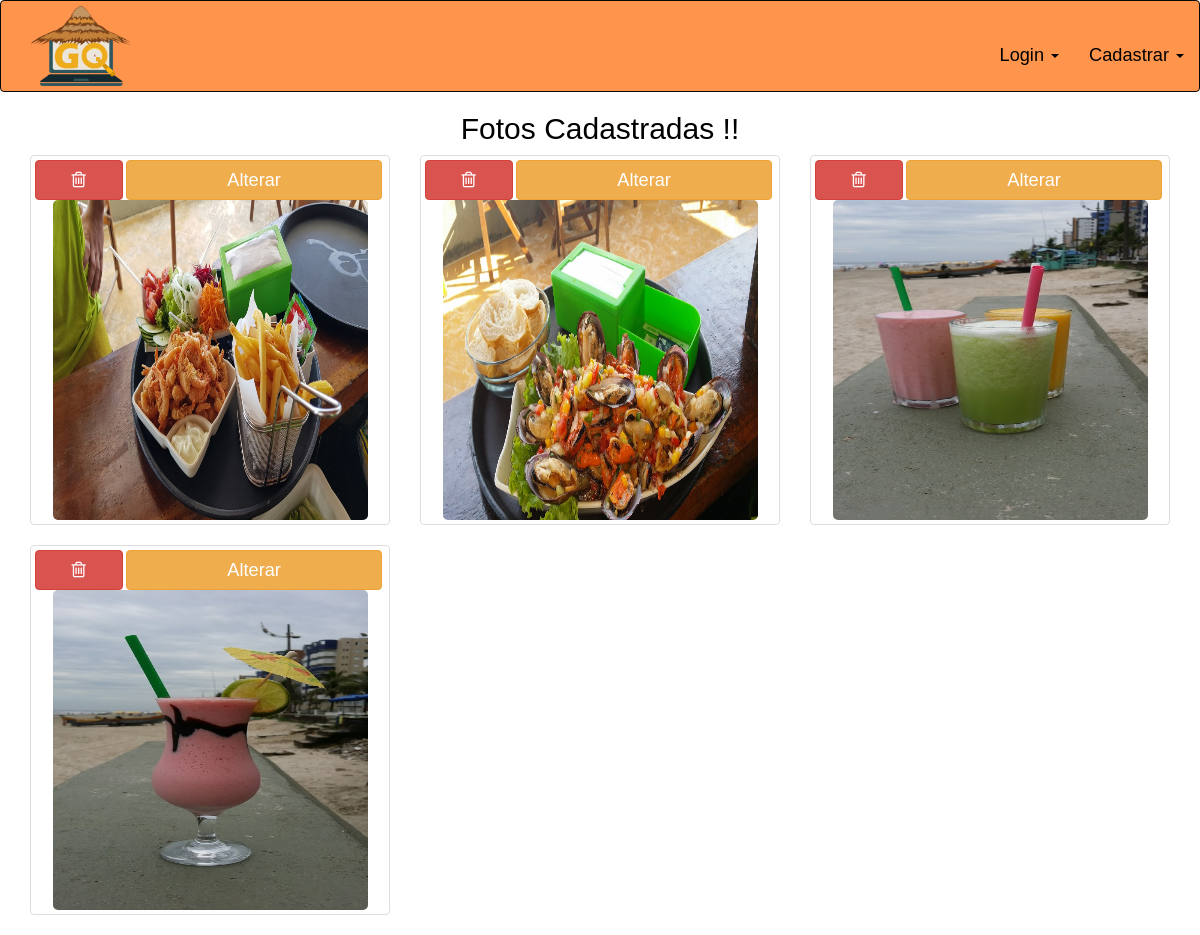
The page /visualizarFotos.php?id=5 on the database its author committed.
### tables this page shows
CREATE TABLE IF NOT EXISTS `imagem` (
  `cd_imagem` int(5) NOT NULL AUTO_INCREMENT,
  `img_url` varchar(45) DEFAULT NULL,
  `id_quiosque` int(5) DEFAULT NULL,
  PRIMARY KEY (`cd_imagem`),
  KEY `id_quiosque` (`id_quiosque`)
);

### visualizarFotos.php (the view, shortened to what this page needs)
<?php
    $codigo = $_SESSION['codigo'];
    $id = $_GET['id'];
    include "conexao.php";
?>
<!DOCTYPE html>
<html>
    <head>
        <link rel="stylesheet" href="https://maxcdn.bootstrapcdn.com/bootstrap/3.3.7/css/bootstrap.min.css">
    	<link rel="stylesheet" href="https://cdnjs.cloudflare.com/ajax/libs/animate.css/3.5.2/animate.min.css">
    	<link href="//maxcdn.bootstrapcdn.com/font-awesome/4.7.0/css/font-awesome.min.css" rel="stylesheet">
    	<link rel="stylesheet" href="css/estilo.css">
    </head>
    <body>
        <header>
			<?php
    			if($codigo == ""){
    				include "headerDeslogado.php";
    			}
	    	?>
		</header>
		<center><h2>Fotos Cadastradas !!</h2></center>
        <div class="animated fadeInLeft">
            <div class="container-fluid">
                <div class="row">
                    <div class="col-sm-12">
                        <?php
    					$sql = $con->query("SELECT * FROM imagem WHERE id_quiosque = '$id'");
    					while($users = $sql->fetch(PDO::FETCH_OBJ)){
    					    $cdImagem = $users->cd_imagem;
    					?>
    						<div class="col-sm-4">
    						    <div class="thumbnail">
                          <button id="excluir" class="btn btn-danger" data-toggle="modal" data-target="#excluirr"  value="<?php echo $cdImagem;?>"></button>
                          <button id="alterar" value="<?php echo $cdImagem?>" class="btn btn-warning" data-toggle="modal" data-target="#alterarr">Alterar</button>
                          <img src="<?php echo $users->img_url; ?>" class="img-responsive" id="fotoQuiosque"></img>
        				    	</div>
        					</div>
                            <?php
    						    }
							?>
                    </div>
                </div>
            </div>
        </div>
	</body>
</html>

### css/estilo.css (style rules this page uses)
body { font-family: Arial, sans-serif; background-color: white; color: rgba(0, 0, 0, 1); }
#fotoQuiosque { width: 90%; height: 250px; margin-top: 3%; margin-bottom: 3%; border-radius: 5px 5px 5px 5px; background-size: cover; margin: 0 auto; height: 320px; }
#excluir:before { font-family: FontAwesome; content:"\f014"; font-size: 130%; }
#excluir { width: 25%; }
#alterar { width: 73%; font-size: 130%; }

### rows shown on the page
imagem: $cdImagem 3 (drawn), img_url (picture)
imagem: $cdImagem 4 (drawn), img_url (picture)
imagem: $cdImagem 5 (drawn), img_url (picture)
imagem: $cdImagem 6 (drawn), img_url (picture)
